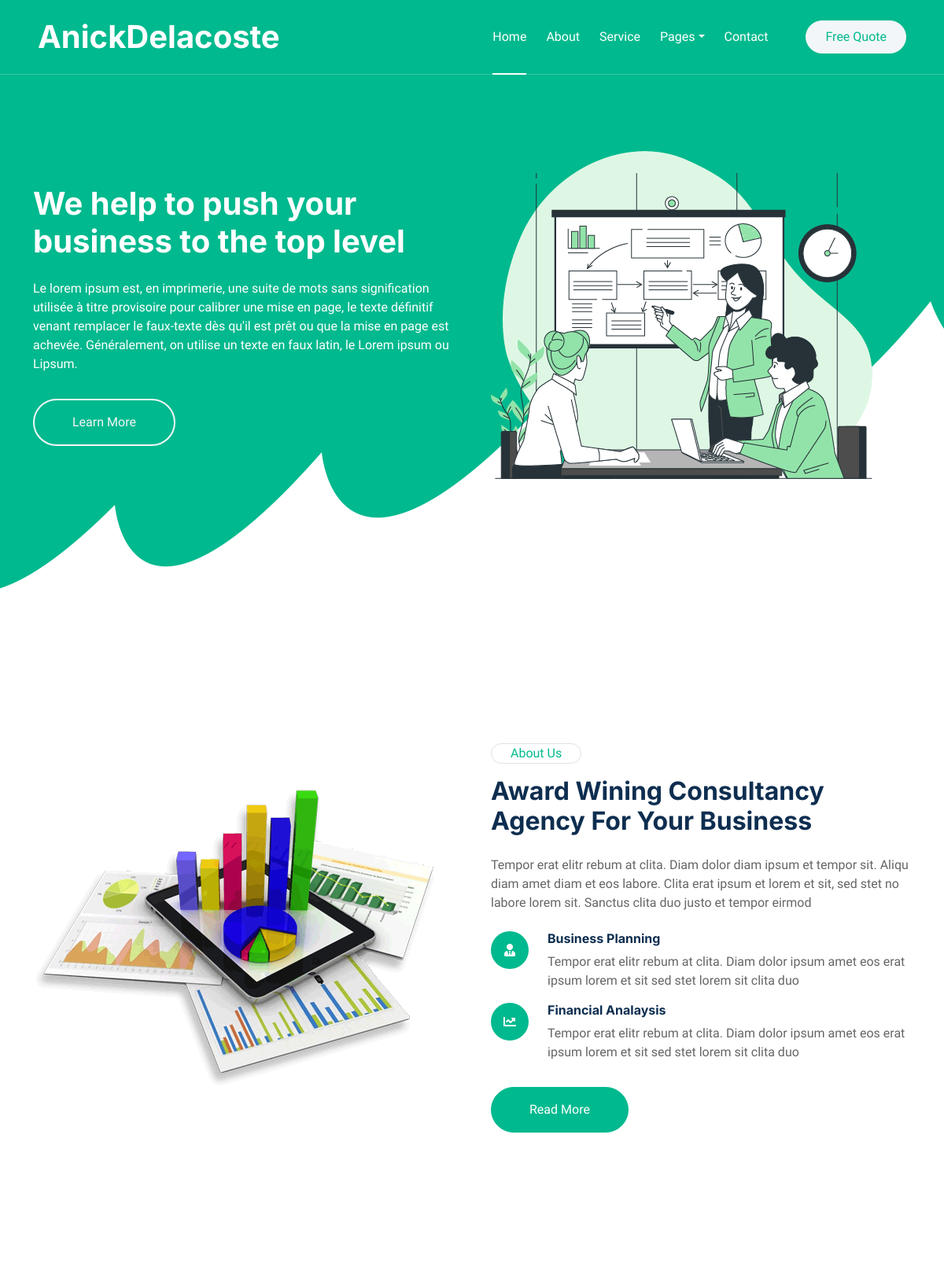
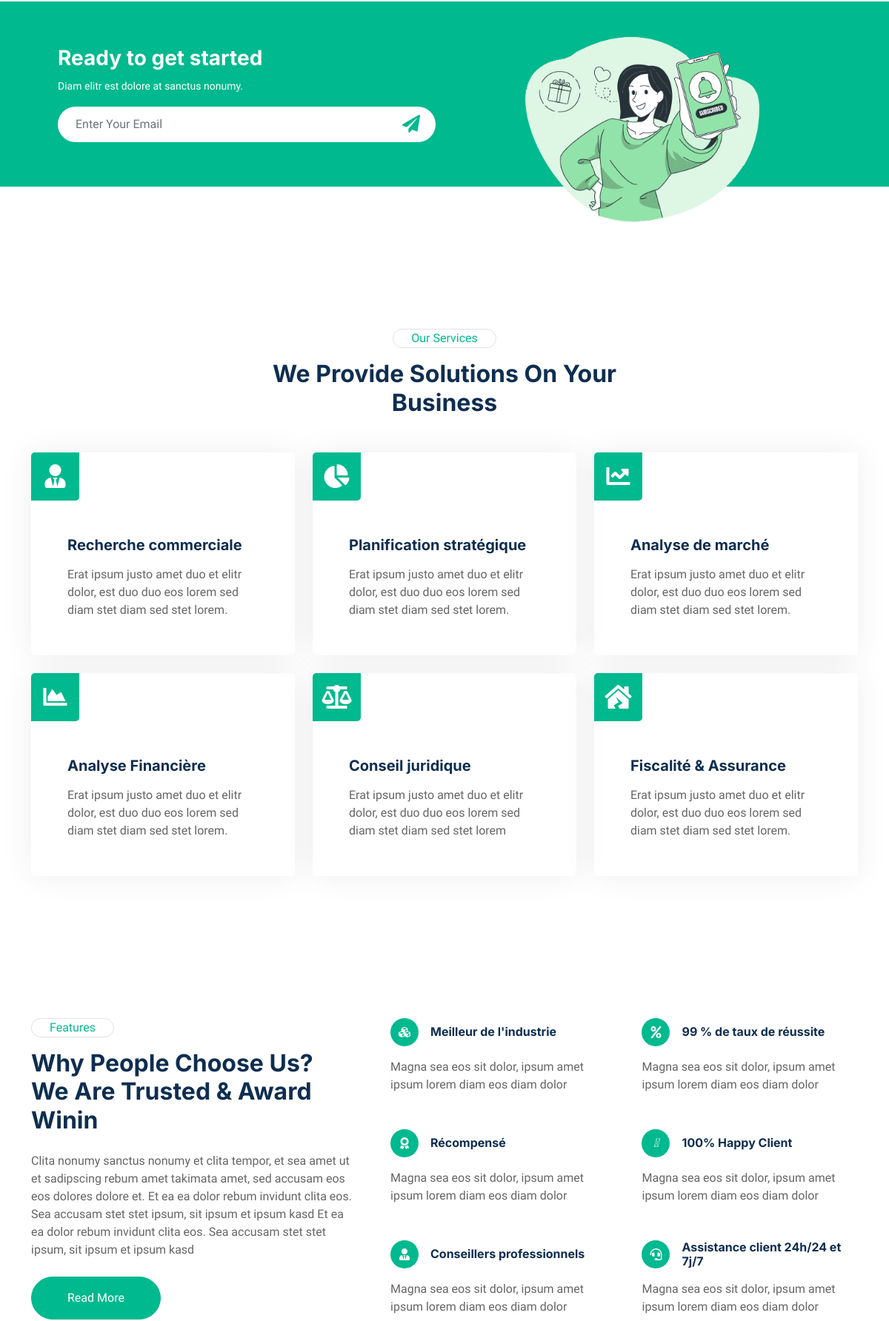
The page / (upper part) on the database its author committed (2 pictures, top to bottom).
### webApp/models.py (models this page shows, shortened)
class Site_info(models.Model):
    name_site = models.CharField(max_length=50)
    phone_site = models.CharField(max_length=15)
    email_site = models.EmailField(max_length=100)
    address_site = models.CharField(max_length=100)
    copyright_site = models.CharField(max_length=100)
    created_at = models.DateTimeField(auto_now=True)
    updated_at = models.DateTimeField(auto_now_add=True)
    deleted_at = models.DateTimeField(null=True)

class Banner (models.Model):
    title_banner = models.CharField(max_length=255)
    description_banner = models.TextField()
    created_at = models.DateTimeField(auto_now=True)
    updated_at = models.DateTimeField(auto_now_add=True)
    deleted_at = models.DateTimeField(null=True)

class Feature(models.Model):
    label_feature = models.CharField (max_length=50)
    description = models.TextField()
    created_at = models.DateTimeField(auto_now=True)
    updated_at = models.DateTimeField(auto_now_add=True)
    deleted_at = models.DateTimeField(null=True)

class Potentialite(models.Model):
    Icon = models.CharField(max_length=20)
    title = models.CharField(max_length=50)
    description= models.TextField()
    created_at = models.DateTimeField(auto_now=True)
    updated_at = models.DateTimeField(auto_now_add=True)
    deleted_at = models.DateTimeField(null=True)

### serviceConseilApp/models.py (models this page shows)
class Service(models.Model):
    icon_service = models.CharField(max_length=30)
    title_service = models.CharField(max_length=30)
    description_service = models.TextField()
    created_at = models.DateTimeField(auto_now=True)
    updated_at = models.DateTimeField(auto_now_add=True)
    deleted_at = models.DateTimeField(null=True)

### webApp/views.py (the view)
# urls.py: path('',views.index, name="index"),
def index(request):
    site_info = Site_info.objects.first()
    banner = Banner.objects.first()
    social_network = Social_Network.objects.all()
    potentialite = Potentialite.objects.all()
    feature = Feature.objects.first()
    about = About.objects.first()
    service = Service.objects.all()
    team =Team.objects.all()
    testimonials = Testimonial.objects.all()
    team_network = Reseau_social_team.objects.all()
    potentialites = Potentialite.objects.all()
    return render(request, 'bizconsult/index.html', locals())

### bizconsult/context_processors.py (called while the page is built)
def global_Site_info(request):
    site = Site_info.objects.all()
    return {
        "site_info": site,
    }

### webApp/templates/bizconsult/index.html (shortened to what this page needs)
{% extends 'bizconsult/base/base.html' %}
{% load static %}
{% block 'main' %}
<div class="container-xxl py-6">
    <div class="container">
        <div class="row g-5 align-items-center">
            <div class="col-lg-6 wow zoomIn" data-wow-delay="0.1s">
                <img class="img-fluid" src="{% static 'bizconsult/img/about.png' %}">
            </div>
            <div class="col-lg-6 wow fadeInUp" data-wow-delay="0.1s">
                <div class="d-inline-block border rounded-pill text-primary px-4 mb-3">About Us</div>
                <h2 class="mb-4">Award Wining Consultancy Agency For Your Business</h2>
                <p class="mb-4">Tempor erat elitr rebum at clita. Diam dolor diam ipsum et tempor sit. Aliqu diam amet diam et eos labore. Clita erat ipsum et lorem et sit, sed stet no labore lorem sit. Sanctus clita duo justo et tempor eirmod</p>
                <div class="row g-3 mb-4">
                    <div class="col-12 d-flex">
                        <div class="flex-shrink-0 btn-lg-square rounded-circle bg-primary">
                            <i class="fa fa-user-tie text-white"></i>
                        </div>
                        <div class="ms-4">
                            <h6>Business Planning</h6>
                            <span>Tempor erat elitr rebum at clita. Diam dolor ipsum amet eos erat ipsum lorem et sit sed stet lorem sit clita duo</span>
                        </div>
                    </div>
                    <div class="col-12 d-flex">
                        <div class="flex-shrink-0 btn-lg-square rounded-circle bg-primary">
                            <i class="fa fa-chart-line text-white"></i>
                        </div>
                        <div class="ms-4">
                            <h6>Financial Analaysis</h6>
                            <span>Tempor erat elitr rebum at clita. Diam dolor ipsum amet eos erat ipsum lorem et sit sed stet lorem sit clita duo</span>
                        </div>
                    </div>
                </div>
                <a class="btn btn-primary rounded-pill py-3 px-5 mt-2" href="">Read More</a>
            </div>
        </div>
    </div>
</div>
<div class="container-xxl bg-primary my-6 wow fadeInUp" data-wow-delay="0.1s">
    <div class="container px-lg-5">
        <div class="row align-items-center" style="height: 250px;">
            <div class="col-12 col-md-6">
                <h3 class="text-white">Ready to get started</h3>
                <small class="text-white">Diam elitr est dolore at sanctus nonumy.</small>
                <div class="position-relative w-100 mt-3">
                    <input class="form-control border-0 rounded-pill w-100 ps-4 pe-5" type="text" placeholder="Enter Your Email" style="height: 48px;">
                    <button type="button" class="btn shadow-none position-absolute top-0 end-0 mt-1 me-2"><i class="fa fa-paper-plane text-primary fs-4"></i></button>
                </div>
            </div>
            <div class="col-md-6 text-center mb-n5 d-none d-md-block">
                <img class="img-fluid mt-5" style="max-height: 250px;" src="{% static 'bizconsult/img/newsletter.png' %}">
            </div>
        </div>
    </div>
</div>
<div class="container-xxl py-6">
    <div class="container">
        <div class="mx-auto text-center wow fadeInUp" data-wow-delay="0.1s" style="max-width: 600px;">
            <div class="d-inline-block border rounded-pill text-primary px-4 mb-3">Our Services</div>
            <h2 class="mb-5">We Provide Solutions On Your Business</h2>
        </div>
        <div class="row g-4">
            {% for services in service %}
            <div class="col-lg-4 col-md-6 wow fadeInUp" data-wow-delay="0.1s">
                <div class="service-item rounded h-100">
                    <div class="d-flex justify-content-between">
                        <div class="service-icon">
                            <i class="{{ services.icon_service }} fa-2x"></i>
                        </div>
                    </div>
                    <div class="p-5">
                        <h5 class="mb-3">{{ services.title_service }}</h5>
                        <span>{{ services.description_service }}</span>
                    </div>
                </div>
            </div>
            {% endfor %}
        </div>
    </div>
</div>
<div class="container-xxl py-6">
    <div class="container">
        <div class="row g-5">
            <div class="col-lg-5 wow fadeInUp" data-wow-delay="0.1s">
                <div class="d-inline-block border rounded-pill text-primary px-4 mb-3">Features</div>
                <h2 class="mb-4">{{ feature.label_feature }}</h2>
                <p>{{ feature.description }}</p>
                <a class="btn btn-primary rounded-pill py-3 px-5 mt-2" href="">Read More</a>
            </div>
            <div class="col-lg-7">
                <div class="row g-5">
                    {% for potentialite in potentialites %}
                    <div class="col-sm-6 wow fadeIn" data-wow-delay="0.1s">
                        <div class="d-flex align-items-center mb-3">
                            <div class="flex-shrink-0 btn-square bg-primary rounded-circle me-3">
                                <i class="{{ potentialite.Icon }} text-white"></i>
                            </div>
                            <h6 class="mb-0">{{ potentialite.title }}</h6>
                        </div>
                        <span>{{ potentialite.description }}</span>
                    </div>
                    {% endfor %}
                </div>
            </div>
        </div>
    </div>
</div>
{% endblock 'main' %}

### webApp/templates/bizconsult/base/base.html (shortened to what this page needs)
{% load static %}
<!DOCTYPE html>
<html lang="en">
<head>
    <link href="https://cdnjs.cloudflare.com/ajax/libs/font-awesome/5.10.0/css/all.min.css" rel="stylesheet">
    <link href="https://cdn.jsdelivr.net/npm/bootstrap-icons@1.4.1/font/bootstrap-icons.css" rel="stylesheet">
    <link href="{% static 'bizconsult/lib/animate/animate.min.css' %}" rel="stylesheet">
    <link href="{% static 'bizconsult/lib/owlcarousel/assets/owl.carousel.min.css' %}" rel="stylesheet">
    <link href="{% static 'bizconsult/css/bootstrap.min.css' %}" rel="stylesheet">
    <link href="{% static 'bizconsult/css/style.css' %}" rel="stylesheet">
</head>
<body>
    <div class="container-xxl bg-white p-0">
        <div class="container-xxl position-relative p-0">
            <nav class="navbar navbar-expand-lg navbar-light px-4 px-lg-5 py-3 py-lg-0">
                <a href="index.html" class="navbar-brand p-0">
                    <h1 class="m-0">{{ site_info.name_site }}</h1>
                </a>
                <div class="collapse navbar-collapse" id="navbarCollapse">
                    <div class="navbar-nav ms-auto py-0">
                        <a href="{% url 'index' %}" class="nav-item nav-link {% if request.path == '/' %} active {% endif %}">Home</a>
                        <a href="{% url 'about' %}" class="nav-item nav-link {% if request.path == '/about/' %} active {% endif %}">About</a>
                        <a href="{% url 'service' %}" class="nav-item nav-link {% if request.path == '/service/' %} active {% endif %}">Service</a>
                        <div class="nav-item dropdown">
                            <a href="#" class="nav-link dropdown-toggle" data-bs-toggle="dropdown">Pages</a>
                        </div>
                        <a href="{% url 'contact' %}" class="nav-item nav-link {% if request.path == '/contact/' %} active {% endif %}">Contact</a>
                    </div>
                    <a href="{% url 'quote' %}" class="btn btn-light rounded-pill text-primary py-2 px-4 ms-lg-5">Free Quote</a>
                </div>
            </nav>
            <div class="container-xxl bg-primary hero-header">
                <div class="container">
                    <div class="row g-5 align-items-center">
                        <div class="col-lg-6 text-center text-lg-start">
                            <h1 class="text-white mb-4 animated zoomIn">{{ banner.title_banner }}</h1>
                            <p class="text-white pb-3 animated zoomIn">{{ banner.description_banner }}</p>
                            <a href="" class="btn btn-outline-light rounded-pill border-2 py-3 px-5 animated slideInRight">Learn More</a>
                        </div>
                        <div class="col-lg-6 text-center text-lg-start">
                            <img class="img-fluid animated zoomIn" src="{% static 'bizconsult/img/hero.png' %}" alt="">
                        </div>
                    </div>
                </div>
            </div>
        </div>
        {% block 'main' %}
        {% endblock 'main' %}
    </div>
</body>
</html>

### webApp/static/bizconsult/css/style.css (style rules this page uses)
:root { --primary: #00B98E; --light: #F3F6F8; --dark: #0E2E50; }
.my-6 { margin-top: 6rem; margin-bottom: 6rem; }
.py-6 { padding-top: 6rem; padding-bottom: 6rem; }
.btn { font-weight: 500; transition: .5s; }
.btn.btn-primary, .btn.btn-outline-primary:hover { color: #FFFFFF; }
.btn-square { width: 38px; height: 38px; }
.btn-lg-square { width: 48px; height: 48px; }
.btn-square, .btn-sm-square, .btn-lg-square { padding: 0; display: flex; align-items: center; justify-content: center; font-weight: normal; border-radius: 50px; }
.navbar .navbar-nav .nav-link { position: relative; margin-left: 25px; padding: 35px 0; color: #FFFFFF; font-weight: 500; outline: none; transition: .5s; }
.navbar .navbar-nav .nav-link:hover, .navbar .navbar-nav .nav-link.active { color: #FFFFFF; }
.navbar .navbar-brand h1 { color: #FFFFFF; }
@media (min-width: 992px) { .navbar { position: absolute; width: 100%; top: 0; left: 0; border-bottom: 1px solid rgba(256, 256, 256, .2); z-index: 999; } }
@media (min-width: 992px) { .navbar .navbar-nav .nav-link::before { position: absolute; content: ""; width: 100%; height: 2px; bottom: 10px; left: 0; background: #FFFFFF; opacity: 0; transition: .5s; } }
@media (min-width: 992px) { .navbar .navbar-nav .nav-link:hover::before, .navbar .navbar-nav .nav-link.active::before { bottom: -1px; left: 0; opacity: 1; } }
.hero-header { margin-bottom: 6rem; padding: 12rem 0 9rem 0; background: url(../img/shape-bottom.png) center bottom no-repeat; }
.service-item { box-shadow: 0 0 45px rgba(0, 0, 0, .07); border: 1px solid transparent; transition: .5s; }
.service-item .service-icon, .service-item .service-btn { margin: -1px 0 0 -1px; width: 65px; height: 65px; display: flex; align-items: center; justify-content: center; color: #FFFFFF; background: var(--primary); border-radius: 5px 0; transition: .5s; }

### rows shown on the page
Site_info: name_site "AnickDelacoste"
Banner: title_banner "We help to push your business to the top level", description_banner "Le lorem ipsum est, en imprimerie, une suite de mots sans signification utilisée à titre provisoire pour calibrer une mise en page, le texte définitif venant remplacer le faux-texte dès qu'il est prêt ou que la mise en page est achevée. Généralement, on utilise un texte en faux latin, le Lorem ipsum ou Lipsum."
Service: title_service "Recherche commerciale", description_service "Erat ipsum justo amet duo et elitr dolor, est duo duo eos lorem sed diam stet diam sed stet lorem."
Service: title_service "Planification stratégique", description_service "Erat ipsum justo amet duo et elitr dolor, est duo duo eos lorem sed diam stet diam sed stet lorem."
Service: title_service "Analyse de marché", description_service "Erat ipsum justo amet duo et elitr dolor, est duo duo eos lorem sed diam stet diam sed stet lorem."
Service: title_service "Analyse Financière", description_service "Erat ipsum justo amet duo et elitr dolor, est duo duo eos lorem sed diam stet diam sed stet lorem."
Service: title_service "Conseil juridique", description_service "Erat ipsum justo amet duo et elitr dolor, est duo duo eos lorem sed diam stet diam sed stet lorem"
Service: title_service "Fiscalité & Assurance", description_service "Erat ipsum justo amet duo et elitr dolor, est duo duo eos lorem sed diam stet diam sed stet lorem."
Feature: label_feature "Why People Choose Us? We Are Trusted & Award Winin", description "Clita nonumy sanctus nonumy et clita tempor, et sea amet ut et sadipscing rebum amet takimata amet, sed accusam eos eos dolores dolore et. Et ea ea dolor rebum invidunt clita eos. Sea accusam stet stet ipsum, sit ipsum et ipsum kasd Et ea ea dolor rebum invidunt clita eos. Sea accusam stet stet ipsum, sit ipsum et ipsum kasd"
Potentialite: title "Meilleur de l'industrie", description "Magna sea eos sit dolor, ipsum amet ipsum lorem diam eos diam dolor"
Potentialite: title "99 % de taux de réussite", description "Magna sea eos sit dolor, ipsum amet ipsum lorem diam eos diam dolor"
Potentialite: title "Récompensé", description "Magna sea eos sit dolor, ipsum amet ipsum lorem diam eos diam dolor"
Potentialite: title "100% Happy Client", description "Magna sea eos sit dolor, ipsum amet ipsum lorem diam eos diam dolor"
Potentialite: title "Conseillers professionnels", description "Magna sea eos sit dolor, ipsum amet ipsum lorem diam eos diam dolor"
Potentialite: title "Assistance client 24h/24 et 7j/7", description "Magna sea eos sit dolor, ipsum amet ipsum lorem diam eos diam dolor"
